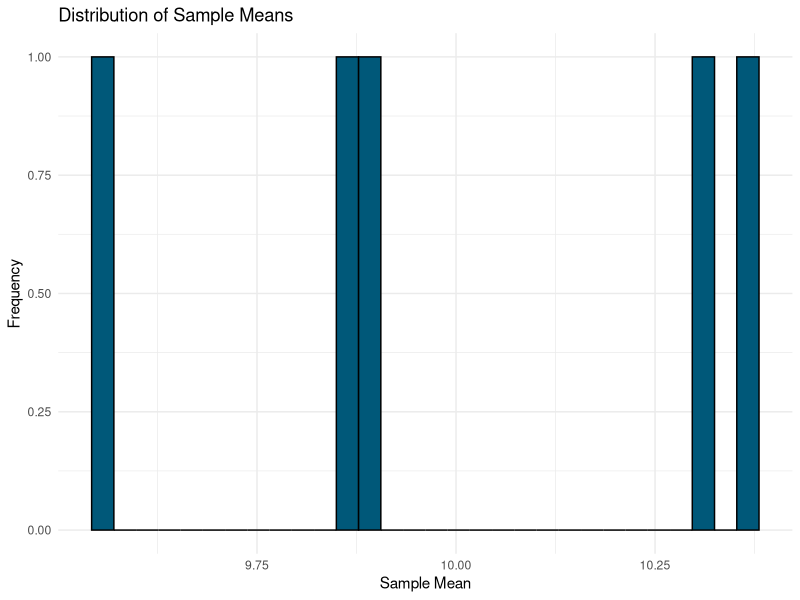
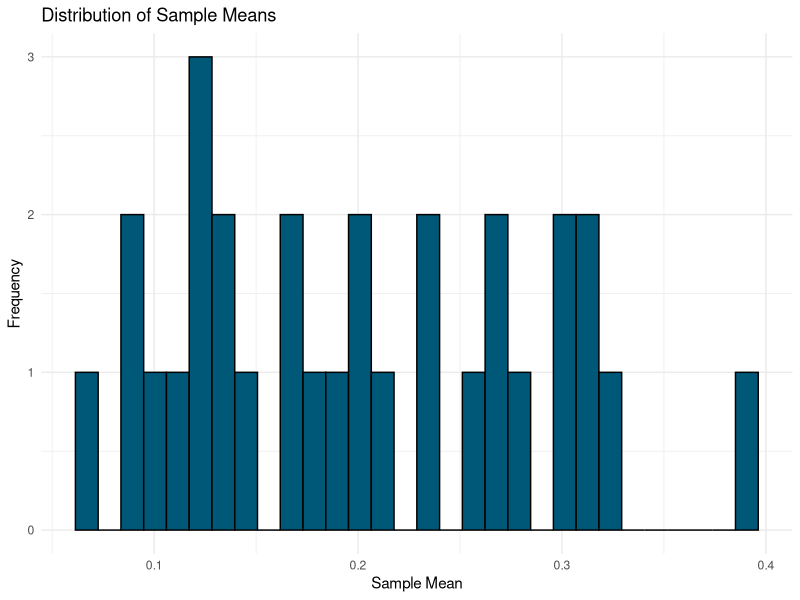

Recreate these plots in R, in order.
#######################################################################
### Load required libraries ###########################################
#######################################################################

library(ggplot2)

#######################################################################
### Example: mean of an random normal variable ########################
#######################################################################

## set a seed, so it's replicable
set.seed(123)  

## specify some information
## n: sample size (for each sample)
## num_samples: the total number of samples
## mean: mean of distribution
## sd: sd of normal distribution

n <- 100
num_samples <- 5 ## 10, 30, 300, 3000?
mean <- 10
sd <- 3

## generate a random sample for the sample size and lambda you specified above
rnorm(n, mean = mean, sd = sd)

## calculate the mean of that random sample
mean(rnorm(n, mean = mean, sd = sd))

## do it a bunch of times, save it as an object
?replicate
sample_means_norm <- replicate(num_samples, mean(rnorm(n, mean = mean, sd = sd)))

# make a plot
## reminder: mean of an exponential distribution is 1/lambda
ggplot(data.frame(sample_means_norm), aes(x = sample_means_norm)) +
  geom_histogram(fill = "#005879", color = "black") +
  labs(title = "Distribution of Sample Means", x = "Sample Mean", y = "Frequency") +
  theme_minimal()


#######################################################################
### Example: mean of an random exponential variable ###################
#######################################################################

## set a seed, so it's replicable
set.seed(123)  

## specify some information
## n: sample size (for each sample)
## num_samples: the total number of samples
## lambda: rate parameter for exponential distribution 

n <- 5
num_samples <- 30
lambda <- 5

## generate a random sample for the sample size and lambda you specified above
rexp(n, rate = lambda)

## calculate the mean of that random sample
mean(rexp(n, rate = lambda))

## do it a bunch of times, save it as an object
sample_means_exp <- replicate(num_samples, mean(rexp(n, rate = lambda)))

# make a plot
## reminder: mean of an exponential distribution is 1/lambda
ggplot(data.frame(sample_means_exp), aes(x = sample_means_exp)) +
  geom_histogram(fill = "#005879", color = "black") +
  labs(title = "Distribution of Sample Means", x = "Sample Mean", y = "Frequency") +
  theme_minimal()
